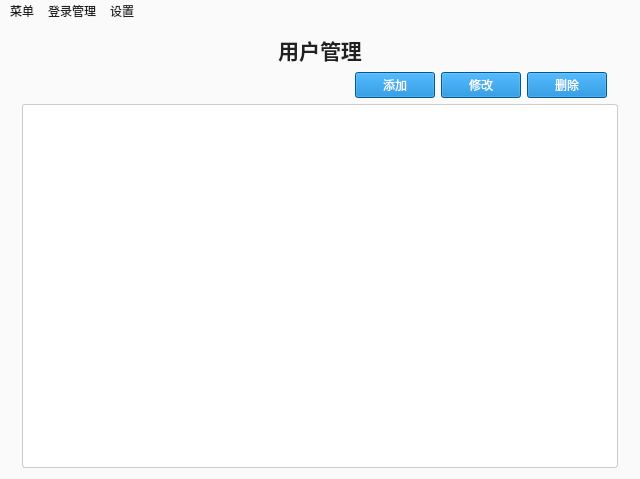
<?xml version="1.0" encoding="UTF-8"?>
<ui version="4.0">
 <class>MainWindow</class>
 <widget class="QMainWindow" name="MainWindow">
  <property name="geometry">
   <rect>
    <x>0</x>
    <y>0</y>
    <width>640</width>
    <height>479</height>
   </rect>
  </property>
  <property name="windowTitle">
   <string>MainWindow</string>
  </property>
  <property name="styleSheet">
   <string notr="true">/* Material Design 浅色主题 */
QMainWindow {
    background-color: #fafafa;
}

QWidget {
    background-color: #fafafa;
    color: #212121;
    font-family: &quot;Roboto&quot;, &quot;Microsoft YaHei&quot;;
    /*font-size: 13px;*/
}

/* 基础按钮样式 */
QPushButton {
    font-family: &quot;Microsoft YaHei&quot;;
}

/* 使能状态 */
QPushButton:enabled {
    background-color: #007acc;
    color: white;
}

QPushButton:enabled:hover {
    background-color: #005a9e;
}

QPushButton:enabled:pressed {
    background-color: #004578;
}

/* 未使能状态 */
QPushButton:disabled {
    background-color: #cccccc;
    color: #666666;
}

QMenu {
    background-color: white;
    border: 1px solid #cccccc;
    padding: 4px;
}
        
QMenu::item {
    padding: 4px 20px 4px 20px;
    border: 1px solid transparent;
}
        
QMenu::item:enabled {
    color: #333333;
}
        
QMenu::item:disabled {
    color: #999999;
    background-color: transparent;
}
        
QMenu::item:enabled:selected {
    background-color: #0078d4;
    color: white;
}
        
QMenu::item:enabled:pressed {
    background-color: #005a9e;
    color: white;
}
        
QMenu::separator {
    height: 1px;
    background-color: #e0e0e0;
    margin: 4px 0px;
}

QTableView {
	border: 1px solid #cccccc;
	border-radius: 3px;
	background-color: white;
	alternate-background-color: #f6f6f6;
	selection-background-color: #0078d4;
}
        
QTableView::item {
	padding: 5px;
	border-bottom: 1px solid #eeeeee;
}
        
QTableView::item:selected {
	background-color: #0078d4;
	color: white;
}
        
QHeaderView::section {
	background-color: #f0f0f0;
	padding: 8px;
	border: none;
	border-right: 1px solid #cccccc;
	border-bottom: 1px solid #cccccc;
	font-weight: bold;
}</string>
  </property>
  <widget class="QWidget" name="centralWidget">
   <layout class="QGridLayout" name="gridLayout_2">
    <item row="0" column="0">
     <widget class="QStackedWidget" name="stackedWidget">
      <property name="contextMenuPolicy">
       <enum>Qt::DefaultContextMenu</enum>
      </property>
      <property name="lineWidth">
       <number>0</number>
      </property>
      <property name="currentIndex">
       <number>1</number>
      </property>
      <widget class="QWidget" name="plotPage">
       <layout class="QGridLayout" name="gridLayout">
        <property name="topMargin">
         <number>0</number>
        </property>
        <property name="bottomMargin">
         <number>0</number>
        </property>
        <item row="0" column="0">
         <widget class="QWidget" name="infowidget" native="true">
          <property name="sizePolicy">
           <sizepolicy hsizetype="Preferred" vsizetype="Fixed">
            <horstretch>0</horstretch>
            <verstretch>0</verstretch>
           </sizepolicy>
          </property>
          <layout class="QHBoxLayout" name="horizontalLayout">
           <property name="topMargin">
            <number>0</number>
           </property>
           <property name="bottomMargin">
            <number>0</number>
           </property>
           <item>
            <spacer name="horizontalSpacer">
             <property name="orientation">
              <enum>Qt::Horizontal</enum>
             </property>
             <property name="sizeHint" stdset="0">
              <size>
               <width>411</width>
               <height>13</height>
              </size>
             </property>
            </spacer>
           </item>
           <item>
            <widget class="QPushButton" name="previousPageBtn">
             <property name="sizePolicy">
              <sizepolicy hsizetype="Fixed" vsizetype="Fixed">
               <horstretch>0</horstretch>
               <verstretch>0</verstretch>
              </sizepolicy>
             </property>
             <property name="text">
              <string>上一页</string>
             </property>
            </widget>
           </item>
           <item>
            <widget class="QPushButton" name="nextPageBtn">
             <property name="sizePolicy">
              <sizepolicy hsizetype="Fixed" vsizetype="Fixed">
               <horstretch>0</horstretch>
               <verstretch>0</verstretch>
              </sizepolicy>
             </property>
             <property name="text">
              <string>下一页</string>
             </property>
            </widget>
           </item>
          </layout>
         </widget>
        </item>
        <item row="1" column="0">
         <widget class="MyCustomPlot" name="QcpText_1" native="true">
          <property name="enabled">
           <bool>true</bool>
          </property>
         </widget>
        </item>
       </layout>
      </widget>
      <widget class="QWidget" name="userPage">
       <layout class="QGridLayout" name="gridLayout_3">
        <property name="topMargin">
         <number>0</number>
        </property>
        <property name="bottomMargin">
         <number>0</number>
        </property>
        <item row="0" column="0">
         <widget class="QLabel" name="userLabel">
          <property name="sizePolicy">
           <sizepolicy hsizetype="Preferred" vsizetype="Fixed">
            <horstretch>0</horstretch>
            <verstretch>0</verstretch>
           </sizepolicy>
          </property>
          <property name="font">
           <font>
            <family>Roboto,Microsoft YaHei</family>
            <pointsize>16</pointsize>
            <weight>75</weight>
            <bold>true</bold>
           </font>
          </property>
          <property name="text">
           <string>用户管理</string>
          </property>
          <property name="alignment">
           <set>Qt::AlignCenter</set>
          </property>
         </widget>
        </item>
        <item row="1" column="0">
         <widget class="QWidget" name="controlwidget" native="true">
          <property name="sizePolicy">
           <sizepolicy hsizetype="Preferred" vsizetype="Fixed">
            <horstretch>0</horstretch>
            <verstretch>0</verstretch>
           </sizepolicy>
          </property>
          <layout class="QHBoxLayout" name="horizontalLayout_3">
           <property name="topMargin">
            <number>0</number>
           </property>
           <property name="bottomMargin">
            <number>0</number>
           </property>
           <item>
            <spacer name="horizontalSpacer_2">
             <property name="orientation">
              <enum>Qt::Horizontal</enum>
             </property>
             <property name="sizeHint" stdset="0">
              <size>
               <width>325</width>
               <height>13</height>
              </size>
             </property>
            </spacer>
           </item>
           <item>
            <widget class="QPushButton" name="newUser">
             <property name="sizePolicy">
              <sizepolicy hsizetype="Fixed" vsizetype="Fixed">
               <horstretch>0</horstretch>
               <verstretch>0</verstretch>
              </sizepolicy>
             </property>
             <property name="text">
              <string>添加</string>
             </property>
            </widget>
           </item>
           <item>
            <widget class="QPushButton" name="editUser">
             <property name="sizePolicy">
              <sizepolicy hsizetype="Fixed" vsizetype="Fixed">
               <horstretch>0</horstretch>
               <verstretch>0</verstretch>
              </sizepolicy>
             </property>
             <property name="text">
              <string>修改</string>
             </property>
            </widget>
           </item>
           <item>
            <widget class="QPushButton" name="deleteUser">
             <property name="sizePolicy">
              <sizepolicy hsizetype="Fixed" vsizetype="Fixed">
               <horstretch>0</horstretch>
               <verstretch>0</verstretch>
              </sizepolicy>
             </property>
             <property name="text">
              <string>删除</string>
             </property>
            </widget>
           </item>
          </layout>
         </widget>
        </item>
        <item row="2" column="0">
         <widget class="QTableView" name="userTableView"/>
        </item>
       </layout>
      </widget>
     </widget>
    </item>
   </layout>
  </widget>
  <widget class="QMenuBar" name="menuBar">
   <property name="geometry">
    <rect>
     <x>0</x>
     <y>0</y>
     <width>640</width>
     <height>22</height>
    </rect>
   </property>
   <widget class="QMenu" name="menu">
    <property name="title">
     <string>菜单</string>
    </property>
    <addaction name="projectManage"/>
    <addaction name="plotWindow"/>
    <addaction name="userManage"/>
   </widget>
   <widget class="QMenu" name="loginManageMenu">
    <property name="title">
     <string>登录管理</string>
    </property>
    <addaction name="login"/>
    <addaction name="logout"/>
   </widget>
   <widget class="QMenu" name="settingMenu">
    <property name="title">
     <string>设置</string>
    </property>
    <addaction name="windowNumSet"/>
   </widget>
   <addaction name="menu"/>
   <addaction name="loginManageMenu"/>
   <addaction name="settingMenu"/>
  </widget>
  <action name="projectManage">
   <property name="text">
    <string>项目管理</string>
   </property>
  </action>
  <action name="plotWindow">
   <property name="text">
    <string>主画面</string>
   </property>
  </action>
  <action name="userManage">
   <property name="text">
    <string>用户管理</string>
   </property>
  </action>
  <action name="login">
   <property name="text">
    <string>登录</string>
   </property>
  </action>
  <action name="logout">
   <property name="text">
    <string>登出</string>
   </property>
  </action>
  <action name="windowNumSet">
   <property name="text">
    <string>窗口设置</string>
   </property>
  </action>
 </widget>
 <layoutdefault spacing="6" margin="11"/>
 <customwidgets>
  <customwidget>
   <class>MyCustomPlot</class>
   <extends>QWidget</extends>
   <header>mycustomplot.h</header>
   <container>1</container>
  </customwidget>
 </customwidgets>
 <resources/>
 <connections/>
</ui>
